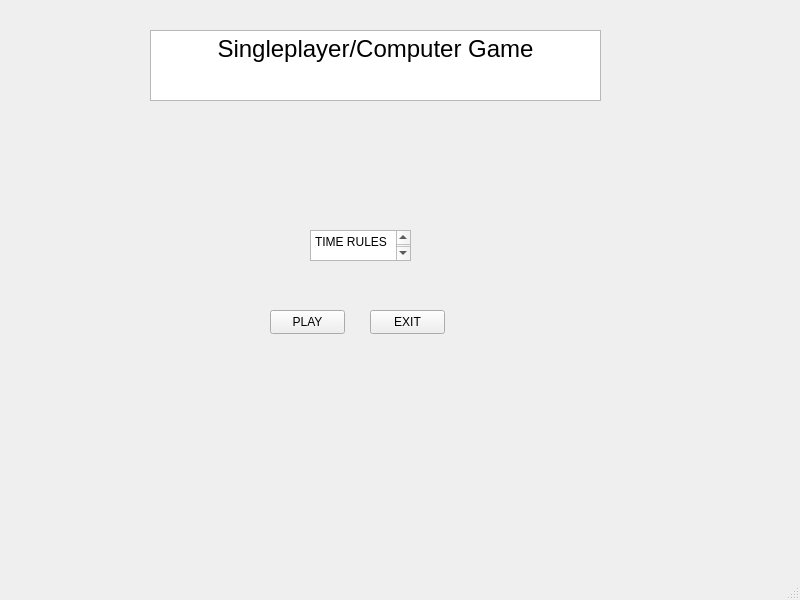
<?xml version="1.0" encoding="UTF-8"?>
<ui version="4.0">
 <class>MainWindow</class>
 <widget class="QMainWindow" name="MainWindow">
  <property name="geometry">
   <rect>
    <x>0</x>
    <y>0</y>
    <width>800</width>
    <height>600</height>
   </rect>
  </property>
  <property name="windowTitle">
   <string>MainWindow</string>
  </property>
  <widget class="QWidget" name="centralwidget">
   <widget class="QPushButton" name="pushButton_3">
    <property name="geometry">
     <rect>
      <x>370</x>
      <y>310</y>
      <width>75</width>
      <height>24</height>
     </rect>
    </property>
    <property name="text">
     <string>EXIT</string>
    </property>
   </widget>
   <widget class="QTextBrowser" name="textBrowser_3">
    <property name="geometry">
     <rect>
      <x>310</x>
      <y>230</y>
      <width>101</width>
      <height>31</height>
     </rect>
    </property>
    <property name="html">
     <string>&lt;!DOCTYPE HTML PUBLIC &quot;-//W3C//DTD HTML 4.0//EN&quot; &quot;http://www.w3.org/TR/REC-html40/strict.dtd&quot;&gt;
&lt;html&gt;&lt;head&gt;&lt;meta name=&quot;qrichtext&quot; content=&quot;1&quot; /&gt;&lt;meta charset=&quot;utf-8&quot; /&gt;&lt;style type=&quot;text/css&quot;&gt;
p, li { white-space: pre-wrap; }
hr { height: 1px; border-width: 0; }
li.unchecked::marker { content: &quot;\2610&quot;; }
li.checked::marker { content: &quot;\2612&quot;; }
&lt;/style&gt;&lt;/head&gt;&lt;body style=&quot; font-family:'Segoe UI'; font-size:9pt; font-weight:400; font-style:normal;&quot;&gt;
&lt;p style=&quot; margin-top:0px; margin-bottom:0px; margin-left:0px; margin-right:0px; -qt-block-indent:0; text-indent:0px;&quot;&gt;TIME RULES&lt;/p&gt;
&lt;p style=&quot;-qt-paragraph-type:empty; margin-top:0px; margin-bottom:0px; margin-left:0px; margin-right:0px; -qt-block-indent:0; text-indent:0px;&quot;&gt;&lt;br /&gt;&lt;/p&gt;&lt;/body&gt;&lt;/html&gt;</string>
    </property>
   </widget>
   <widget class="QPushButton" name="pushButton_4">
    <property name="geometry">
     <rect>
      <x>270</x>
      <y>310</y>
      <width>75</width>
      <height>24</height>
     </rect>
    </property>
    <property name="text">
     <string>PLAY</string>
    </property>
   </widget>
   <widget class="QTextEdit" name="textEdit">
    <property name="geometry">
     <rect>
      <x>150</x>
      <y>30</y>
      <width>451</width>
      <height>71</height>
     </rect>
    </property>
    <property name="html">
     <string>&lt;!DOCTYPE HTML PUBLIC &quot;-//W3C//DTD HTML 4.0//EN&quot; &quot;http://www.w3.org/TR/REC-html40/strict.dtd&quot;&gt;
&lt;html&gt;&lt;head&gt;&lt;meta name=&quot;qrichtext&quot; content=&quot;1&quot; /&gt;&lt;meta charset=&quot;utf-8&quot; /&gt;&lt;style type=&quot;text/css&quot;&gt;
p, li { white-space: pre-wrap; }
hr { height: 1px; border-width: 0; }
li.unchecked::marker { content: &quot;\2610&quot;; }
li.checked::marker { content: &quot;\2612&quot;; }
&lt;/style&gt;&lt;/head&gt;&lt;body style=&quot; font-family:'Segoe UI'; font-size:9pt; font-weight:400; font-style:normal;&quot;&gt;
&lt;p align=&quot;center&quot; style=&quot; margin-top:0px; margin-bottom:0px; margin-left:0px; margin-right:0px; -qt-block-indent:0; text-indent:0px;&quot;&gt;&lt;span style=&quot; font-size:18pt;&quot;&gt;Singleplayer/Computer Game&lt;/span&gt;&lt;/p&gt;
&lt;p align=&quot;center&quot; style=&quot;-qt-paragraph-type:empty; margin-top:0px; margin-bottom:0px; margin-left:0px; margin-right:0px; -qt-block-indent:0; text-indent:0px; font-size:18pt;&quot;&gt;&lt;br /&gt;&lt;/p&gt;&lt;/body&gt;&lt;/html&gt;</string>
    </property>
   </widget>
  </widget>
  <widget class="QMenuBar" name="menubar">
   <property name="geometry">
    <rect>
     <x>0</x>
     <y>0</y>
     <width>800</width>
     <height>22</height>
    </rect>
   </property>
  </widget>
  <widget class="QStatusBar" name="statusbar"/>
 </widget>
 <resources/>
 <connections/>
</ui>
